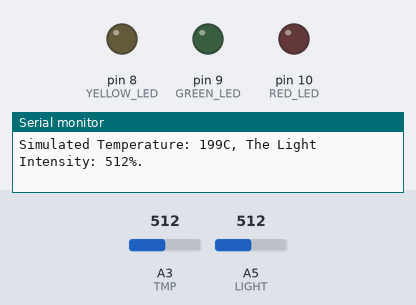
Simulated run of this sketch. Board: Arduino Uno, built with avr-gcc and run on an emulated ATmega328P. Shown: output pins drawn as LEDs (lit = HIGH), the last lines printed to the serial monitor. The inputs (shaded band) are chosen by the test bench; at power-on: A3 (TMP) = 512, A5 (LIGHT) = 512.

Above: at 4.8 s.
4.9 s: A3 (TMP) set to 156
9.9 s: A3 (TMP) set to 136
At 13.0 s:
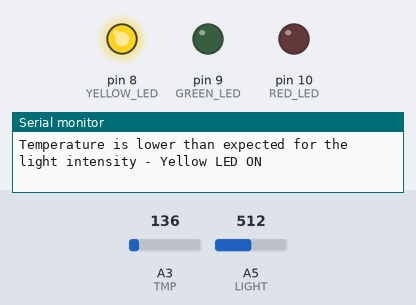
19.2 s: A5 (LIGHT) set to 67
24.2 s: A5 (LIGHT) set to 55
At 24.5 s:
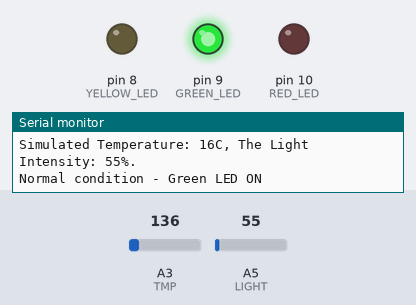
33.5 s: A5 (LIGHT) set to 22
38.5 s: A5 (LIGHT) set to 18
At 40.6 s:
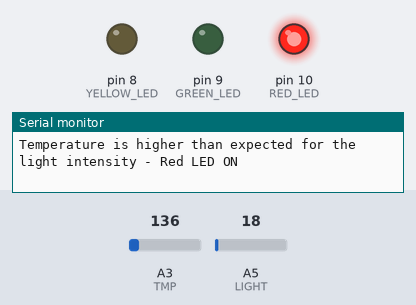
Timing chart, 0 to 48.8 s (numbered marks = the images above; inputs shaded):
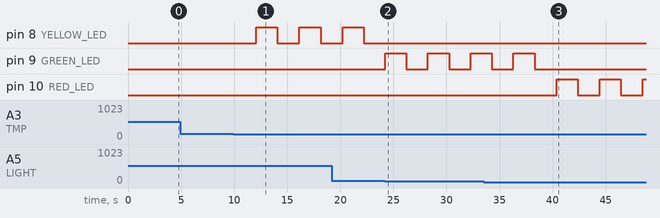

Measured:
- the behaviour switches between 146 and 145 on A3 (TMP) (found by bisection; images 0 and 1)
- the behaviour switches between 61 and 60 on A5 (LIGHT) (found by bisection; images 1 and 2)
- the behaviour switches between 21 and 20 on A5 (LIGHT) (found by bisection; images 2 and 3)
- after the input at 9.9 s, pin 8 (YELLOW_LED): alternates HIGH for 2.0 s and LOW for 2.1 s, starting after 2.2 s
- after the input at 24.2 s, pin 8 (YELLOW_LED): stops changing and stays LOW; pin 9 (GREEN_LED): alternates HIGH for 2.0 s and LOW for 2.0 s, starting at once
- after the input at 38.5 s, pin 9 (GREEN_LED): stops changing and stays LOW; pin 10 (RED_LED): alternates HIGH for 2.0 s and LOW for 2.1 s, starting after 1.9 s

The sketch:

exercise2.ino
```cpp
// Define LED pin assignments
#define RED_LED 10 // Assign the red LED to pin 10
#define GREEN_LED 9 // Assign the green LED to pin 9
#define YELLOW_LED 8 // Assign the yellow LED to pin 8

// Define sensor pin assignments
#define LIGHT A5 // Assign the light sensor to pin A5
#define TMP A3 // Assign the temperature sensor to pin A3

void setup() {
  Serial.begin(9600); // Initialize serial communication at 9600 bits per second

  // Set the LED pins as outputs
  pinMode(RED_LED, OUTPUT); // Set red LED pin as an output
  pinMode(GREEN_LED, OUTPUT); // Set green LED pin as an output
  pinMode(YELLOW_LED, OUTPUT); // Set yellow LED pin as an output
}

void loop() {
  // Read the simulated temperature value
  int temRead = (analogRead(TMP) * 4.88 - 500) / 10; // Convert the analog reading (0-1023) to temperature in Celsius

  // Read the light intensity value
  int lightRead = analogRead(LIGHT); // Read the analog value from the light sensor (0-1023)

  // Print the temperature and light intensity to the serial monitor
  Serial.print("Simulated Temperature: ");
  Serial.print(temRead);
  Serial.print("C, The Light Intensity: ");
  Serial.print(lightRead);
  Serial.println("%.");

  // Check the dependency between temperature and light intensity and act accordingly
  dependency(temRead, lightRead);

  // Wait for 2 seconds before repeating the loop
  delay(2000);
}

// Function to act based on the temperature and light conditions
void dependency(float tem, int light) {
  // Turn off all LEDs initially
  digitalWrite(RED_LED, LOW);
  digitalWrite(GREEN_LED, LOW);
  digitalWrite(YELLOW_LED, LOW);

  // Check for normal conditions and light up the green LED if true
  if ((tem < -12 && light == 0) ||
      (tem >= -12 && tem < 0 && light >= 1 && light <= 20) ||
      (tem >= 0 && tem < 21 && light >= 21 && light <= 60) ||
      (tem >= 21 && light >= 61 && light <= 100)) {
    Serial.println("Normal condition - Green LED ON");
    digitalWrite(GREEN_LED, HIGH); // Turn on the green LED under normal conditions
  }
  // Check conditions where the temperature is lower than expected for the given light intensity and turn on the yellow LED
  else if ((tem >= -12 && tem < 0 && light > 20) ||
           (tem >= 0 && tem < 21 && light > 60) ||
           (tem < -12 && light > 0)) { // This condition might not actually occur, as below -12°C should be 0% light
    Serial.println("Temperature is lower than expected for the light intensity - Yellow LED ON");
    digitalWrite(YELLOW_LED, HIGH); // Turn on the yellow LED when temperature is lower than expected
  }
  // Check conditions where the temperature is higher than expected for the given light intensity and turn on the red LED
  else if ((tem >= 21 && light < 61) ||
           (tem >= 0 && tem < 21 && light < 21) ||
           (tem >= -12 && tem < 0 && light < 1)) {
    Serial.println("Temperature is higher than expected for the light intensity - Red LED ON");
    digitalWrite(RED_LED, HIGH); // Turn on the red LED when temperature is higher than expected
  }

  // Wait for 2 seconds
  delay(2000); // Wait for 2 seconds

  // Turn off all LEDs to prepare for the next loop iteration
  digitalWrite(RED_LED, LOW);
  digitalWrite(GREEN_LED, LOW);
  digitalWrite(YELLOW_LED, LOW);
}
```
